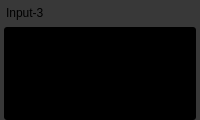
         <widget class="QFrame" name="inputDisplay3">
          <property name="sizePolicy">
           <sizepolicy hsizetype="Expanding" vsizetype="Expanding">
            <horstretch>0</horstretch>
            <verstretch>0</verstretch>
           </sizepolicy>
          </property>
          <property name="minimumSize">
           <size>
            <width>150</width>
            <height>120</height>
           </size>
          </property>
          <property name="styleSheet">
           <string notr="true">background-color: #383838; border-radius: 5px;</string>
          </property>
          <property name="frameShape">
           <enum>QFrame::Shape::StyledPanel</enum>
          </property>
          <property name="frameShadow">
           <enum>QFrame::Shadow::Raised</enum>
          </property>
          <layout class="QVBoxLayout" name="verticalLayout_input3">
           <property name="spacing">
            <number>2</number>
           </property>
           <property name="leftMargin">
            <number>4</number>
           </property>
           <property name="topMargin">
            <number>1</number>
           </property>
           <property name="rightMargin">
            <number>4</number>
           </property>
           <property name="bottomMargin">
            <number>0</number>
           </property>
           <item>
            <layout class="QHBoxLayout" name="horizontalLayout_input3Header">
             <property name="spacing">
              <number>4</number>
             </property>
             <item>
              <spacer name="horizontalSpacer_8">
               <property name="orientation">
                <enum>Qt::Orientation::Horizontal</enum>
               </property>
               <property name="sizeType">
                <enum>QSizePolicy::Policy::Preferred</enum>
               </property>
               <property name="sizeHint" stdset="0">
                <size>
                 <width>2</width>
                 <height>20</height>
                </size>
               </property>
              </spacer>
             </item>
             <item>
              <widget class="QLabel" name="label_input3">
               <property name="text">
                <string>Input-3</string>
               </property>
              </widget>
             </item>
             <item>
              <spacer name="horizontalSpacer_input3">
               <property name="orientation">
                <enum>Qt::Orientation::Horizontal</enum>
               </property>
               <property name="sizeHint" stdset="0">
                <size>
                 <width>40</width>
                 <height>20</height>
                </size>
               </property>
              </spacer>
             </item>
             <item>
              <widget class="QPushButton" name="input3SettingsButton">
               <property name="minimumSize">
                <size>
                 <width>24</width>
                 <height>24</height>
                </size>
               </property>
               <property name="maximumSize">
                <size>
                 <width>24</width>
                 <height>24</height>
                </size>
               </property>
               <property name="text">
                <string/>
               </property>
               <property name="icon">
                <iconset resource="resources.qrc">
                 <normaloff>:/icons/Settings.png</normaloff>:/icons/Settings.png</iconset>
               </property>
               <property name="iconSize">
                <size>
                 <width>16</width>
                 <height>16</height>
                </size>
               </property>
               <property name="flat">
                <bool>true</bool>
               </property>
              </widget>
             </item>
             <item>
              <widget class="QPushButton" name="input3AudioButton">
               <property name="minimumSize">
                <size>
                 <width>24</width>
                 <height>24</height>
                </size>
               </property>
               <property name="maximumSize">
                <size>
                 <width>24</width>
                 <height>24</height>
                </size>
               </property>
               <property name="text">
                <string/>
               </property>
               <property name="icon">
                <iconset resource="resources.qrc">
                 <normaloff>:/icons/Volume.png</normaloff>
                 <normalon>:/icons/Mute.png</normalon>:/icons/Volume.png</iconset>
               </property>
               <property name="iconSize">
                <size>
                 <width>16</width>
                 <height>16</height>
                </size>
               </property>
               <property name="checkable">
                <bool>true</bool>
               </property>
               <property name="flat">
                <bool>true</bool>
               </property>
              </widget>
             </item>
            </layout>
           </item>
           <item>
            <widget class="QFrame" name="inputVideoFrame3">
             <property name="sizePolicy">
              <sizepolicy hsizetype="Expanding" vsizetype="Expanding">
               <horstretch>0</horstretch>
               <verstretch>0</verstretch>
              </sizepolicy>
             </property>
             <property name="styleSheet">
              <string notr="true">background-color: black; border-radius: 3px;</string>
             </property>
             <property name="frameShape">
              <enum>QFrame::Shape::StyledPanel</enum>
             </property>
             <property name="frameShadow">
              <enum>QFrame::Shadow::Raised</enum>
             </property>
            </widget>
           </item>
          </layout>
         </widget>
